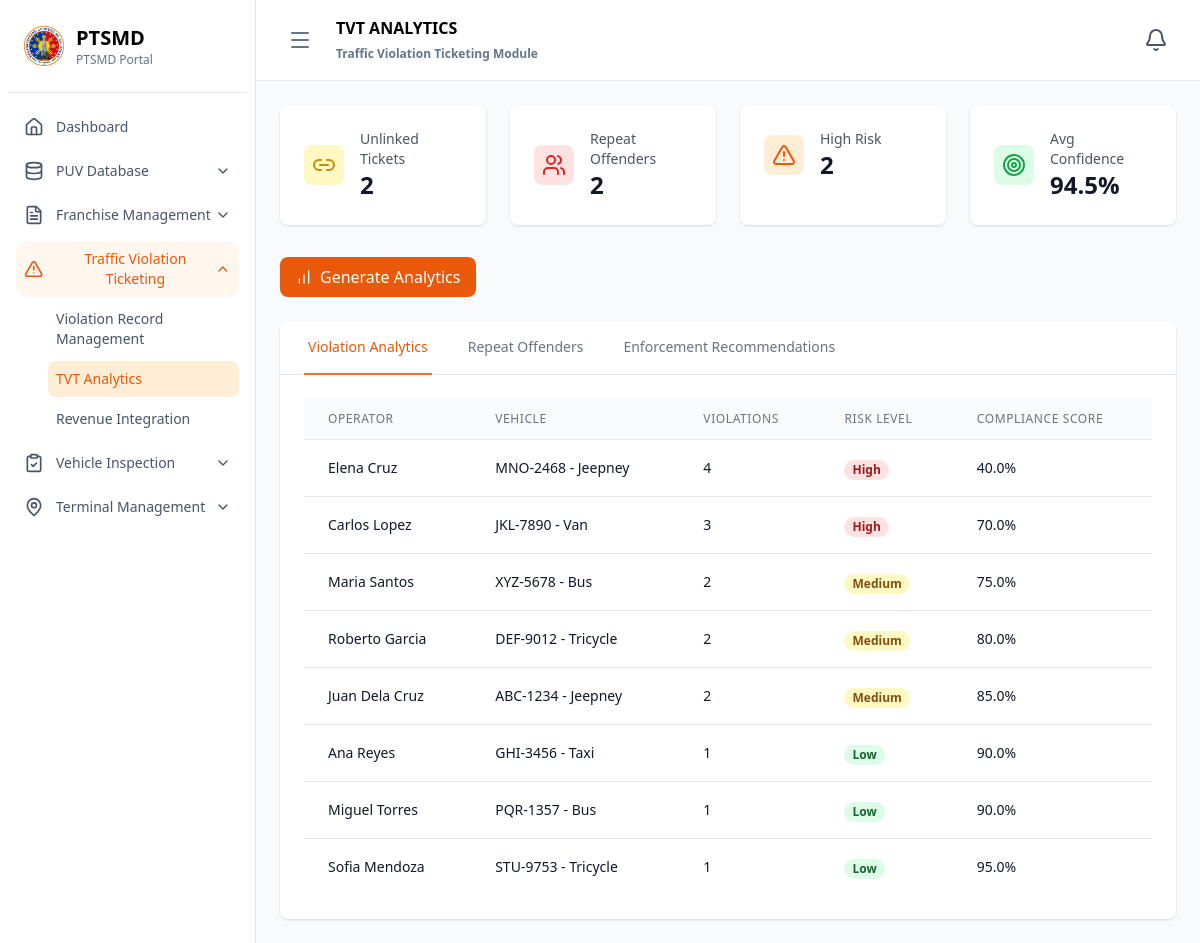
The page /ptsmd/traffic_violation_ticketing/linking_and_analytics/index.php on the database its author committed.
### tables this page shows
CREATE TABLE violation_analytics (
    analytics_id VARCHAR(20) PRIMARY KEY,
    operator_id VARCHAR(20) NOT NULL,
    vehicle_id VARCHAR(20) NOT NULL,
    total_violations INT DEFAULT 0,
    last_violation_date DATE,
    repeat_offender_flag BOOLEAN DEFAULT FALSE,
    risk_level ENUM('low', 'medium', 'high') DEFAULT 'low',
    compliance_score DECIMAL(5,2) DEFAULT 100.00,
    updated_at TIMESTAMP DEFAULT CURRENT_TIMESTAMP ON UPDATE CURRENT_TIMESTAMP,
    FOREIGN KEY (operator_id) REFERENCES operators(operator_id) ON DELETE CASCADE,
    FOREIGN KEY (vehicle_id) REFERENCES vehicles(vehicle_id) ON DELETE CASCADE
);

CREATE TABLE operators (
    operator_id VARCHAR(20) PRIMARY KEY,
    first_name VARCHAR(100) NOT NULL,
    last_name VARCHAR(100) NOT NULL,
    middle_name VARCHAR(100),
    address TEXT NOT NULL,
    contact_number VARCHAR(15) NOT NULL,
    email VARCHAR(100),
    license_number VARCHAR(50) NOT NULL UNIQUE,
    license_expiry DATE NOT NULL,
    date_registered TIMESTAMP DEFAULT CURRENT_TIMESTAMP,
    status ENUM('active', 'inactive', 'suspended') DEFAULT 'active'
);

CREATE TABLE vehicles (
    vehicle_id VARCHAR(20) PRIMARY KEY,
    operator_id VARCHAR(20) NOT NULL,
    plate_number VARCHAR(15) NOT NULL UNIQUE,
    vehicle_type ENUM('jeepney', 'bus', 'tricycle', 'taxi', 'van') NOT NULL,
    make VARCHAR(50) NOT NULL,
    model VARCHAR(50) NOT NULL,
    year_manufactured YEAR NOT NULL,
    engine_number VARCHAR(50) NOT NULL,
    chassis_number VARCHAR(50) NOT NULL,
    seating_capacity INT NOT NULL,
    date_registered TIMESTAMP DEFAULT CURRENT_TIMESTAMP,
    status ENUM('active', 'inactive', 'for_inspection', 'suspended') DEFAULT 'active',
    FOREIGN KEY (operator_id) REFERENCES operators(operator_id) ON DELETE CASCADE
);

### ptsmd/traffic_violation_ticketing/linking_and_analytics/index.php (the view, shortened to what the rows shown need)
<?php
$database = new Database();
$conn = $database->getConnection();
$analytics_data = getViolationAnalytics($conn);
function getViolationAnalytics($conn) {
    $query = "SELECT va.*, o.first_name, o.last_name, v.plate_number, v.vehicle_type
              FROM violation_analytics va
              JOIN operators o ON va.operator_id = o.operator_id
              JOIN vehicles v ON va.vehicle_id = v.vehicle_id
              ORDER BY va.total_violations DESC, va.compliance_score ASC";
    $stmt = $conn->prepare($query);
    $stmt->execute();
    return $stmt->fetchAll(PDO::FETCH_ASSOC);
}
?>
<!DOCTYPE html>
<html lang="en">
<head>
    <script src="https://cdn.tailwindcss.com"></script>
</head>
<body class="bg-slate-50 dark:bg-slate-900">
    <div class="flex h-screen">
        <div id="sidebar" class="w-64 bg-white border-r border-slate-200 dark:bg-slate-900 dark:border-slate-700 transform transition-transform duration-300 ease-in-out translate-x-0">
            <div class="p-6">
                <div class="flex items-center space-x-3">
                    <div>
                        <h1 class="text-xl font-bold dark:text-white">PTSMD</h1>
                    </div>
                </div>
            </div>
        </div>
        <div class="flex-1 flex flex-col transition-all duration-300 ease-in-out">
            <div class="bg-white border-b border-slate-200 px-6 py-4 dark:bg-slate-800 dark:border-slate-700">
                <div class="flex items-center justify-between">
                    <div class="flex items-center space-x-4">
                        <div>
                            <h1 class="text-md font-bold dark:text-white">TVT ANALYTICS</h1>
                        </div>
                    </div>
                </div>
            </div>
            <div class="flex-1 p-6 overflow-auto">
                <div class="bg-white rounded-lg shadow">
                    <div id="analytics-content" class="tab-content p-6">
                        <div class="overflow-x-auto">
                            <table class="min-w-full divide-y divide-gray-200">
                                <thead class="bg-gray-50">
                                    <tr>
                                        <th class="px-6 py-3 text-left text-xs font-medium text-gray-500 uppercase tracking-wider">Operator</th>
                                        <th class="px-6 py-3 text-left text-xs font-medium text-gray-500 uppercase tracking-wider">Vehicle</th>
                                        <th class="px-6 py-3 text-left text-xs font-medium text-gray-500 uppercase tracking-wider">Violations</th>
                                        <th class="px-6 py-3 text-left text-xs font-medium text-gray-500 uppercase tracking-wider">Risk Level</th>
                                        <th class="px-6 py-3 text-left text-xs font-medium text-gray-500 uppercase tracking-wider">Compliance Score</th>
                                    </tr>
                                </thead>
                                <tbody class="bg-white divide-y divide-gray-200">
                                    <?php foreach ($analytics_data as $data): ?>
                                    <tr>
                                        <td class="px-6 py-4 whitespace-nowrap text-sm font-medium text-gray-900">
                                            <?= $data['first_name'] . ' ' . $data['last_name'] ?>
                                        </td>
                                        <td class="px-6 py-4 whitespace-nowrap text-sm text-gray-900">
                                            <?= $data['plate_number'] . ' - ' . ucfirst($data['vehicle_type']) ?>
                                        </td>
                                        <td class="px-6 py-4 whitespace-nowrap text-sm text-gray-900">
                                            <?= $data['total_violations'] ?>
                                        </td>
                                        <td class="px-6 py-4 whitespace-nowrap">
                                            <?php
                                            $risk_colors = [
                                                'low' => 'bg-green-100 text-green-800',
                                                'medium' => 'bg-yellow-100 text-yellow-800',
                                                'high' => 'bg-red-100 text-red-800'
                                            ];
                                            ?>
                                            <span class="px-2 inline-flex text-xs leading-5 font-semibold rounded-full <?= $risk_colors[$data['risk_level']] ?>">
                                                <?= ucfirst($data['risk_level']) ?>
                                            </span>
                                        </td>
                                        <td class="px-6 py-4 whitespace-nowrap text-sm text-gray-900">
                                            <?= number_format($data['compliance_score'], 1) ?>%
                                        </td>
                                    </tr>
                                    <?php endforeach; ?>
                                </tbody>
                            </table>
                        </div>
                    </div>
                </div>
            </div>
        </div>
    </div>
</body>
</html>

### rows shown on the page
violation_analytics: operator.first_name "Elena", operator.last_name "Cruz", vehicle.plate_number "MNO-2468", vehicle.vehicle_type "Jeepney", total_violations "4", risk_level "High", compliance_score "40.0"
violation_analytics: operator.first_name "Carlos", operator.last_name "Lopez", vehicle.plate_number "JKL-7890", vehicle.vehicle_type "Van", total_violations "3", risk_level "High", compliance_score "70.0"
violation_analytics: operator.first_name "Maria", operator.last_name "Santos", vehicle.plate_number "XYZ-5678", vehicle.vehicle_type "Bus", total_violations "2", risk_level "Medium", compliance_score "75.0"
violation_analytics: operator.first_name "Roberto", operator.last_name "Garcia", vehicle.plate_number "DEF-9012", vehicle.vehicle_type "Tricycle", total_violations "2", risk_level "Medium", compliance_score "80.0"
violation_analytics: operator.first_name "Juan", operator.last_name "Dela Cruz", vehicle.plate_number "ABC-1234", vehicle.vehicle_type "Jeepney", total_violations "2", risk_level "Medium", compliance_score "85.0"
violation_analytics: operator.first_name "Ana", operator.last_name "Reyes", vehicle.plate_number "GHI-3456", vehicle.vehicle_type "Taxi", total_violations "1", risk_level "Low", compliance_score "90.0"
violation_analytics: operator.first_name "Miguel", operator.last_name "Torres", vehicle.plate_number "PQR-1357", vehicle.vehicle_type "Bus", total_violations "1", risk_level "Low", compliance_score "90.0"
violation_analytics: operator.first_name "Sofia", operator.last_name "Mendoza", vehicle.plate_number "STU-9753", vehicle.vehicle_type "Tricycle", total_violations "1", risk_level "Low", compliance_score "95.0"

### other values the page prints
$stats['unlinked_tickets'] "2"
$stats['repeat_offenders'] "2"
$stats['high_risk'] "2"
$stats['avg_confidence'] "94.5"
